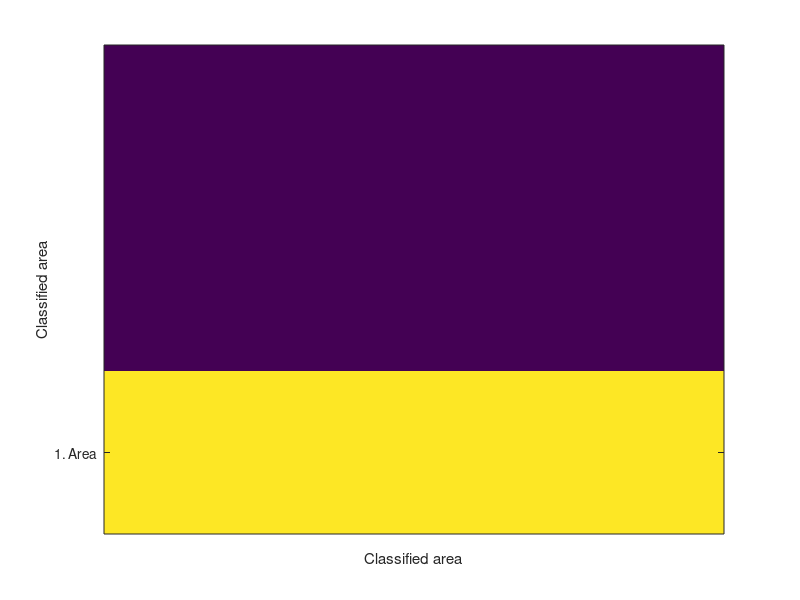

The MATLAB source for this figure: (Note: this script raises an error after producing the figure.)
clear all

pic_size_val1=600;
pic_size_val2=500;

output = 1;
percent = 90;
visu = [0; 0; 0];

if output == 1  
  visu = [100; 0; 0];
  visu = imagesc(visu);
  if percent < 80
  visu.AlphaData = 0.4;
  end
  xlabels = 'O';  %time labels
  ylabel('Classified area');
  xlabel('Classified area');    
 set(gca, 'XTick', -1, 'XTickLabel', xlabels);
 set(gca, 'YTick', 1, 'YTickLabel', '1. Area');

elseif output == 2
  visu = [0; 100; 0];
  visu = imagesc(visu);
  truesize([pic_size_val1 pic_size_val2]);
  if percent < 80
  visu.AlphaData = 0.4;
  end
  xlabels = 'O';  %time labels
  ylabel('Classified area');
  xlabel('Classified area');    
 set(gca, 'XTick', -1, 'XTickLabel', xlabels);
 set(gca, 'YTick', 2, 'YTickLabel', '2. Area');
elseif output == 3 
  visu = [0; 0; 100];
  visu = imagesc(visu);
  truesize([pic_size_val1 pic_size_val2]);
  if percent < 80
  visu.AlphaData = 0.4;
  end
  xlabels = 'O';  %time labels
  ylabel('Classified area');
  xlabel('Classified area');    
 set(gca, 'XTick', -1, 'XTickLabel', xlabels);
 set(gca, 'YTick', 3, 'YTickLabel', '3. Area');
else
  visu = [0; 0; 0];
  visu = imagesc(visu);
  truesize([pic_size_val1 pic_size_val2]);
  xlabels = 'O';  %time labels
  ylabel('Classified area');
  xlabel('Classified area');    
 set(gca, 'XTick', -1, 'XTickLabel', xlabels);
 set(gca, 'YTick', 3, 'YTickLabel', '1. Area');
end


%%
A=randn(100,200);  
 visu = [0; 0; 100];
 imagesc(visu)
  xlabels = 'O';  %time labels
  ylabel('Classified area');
  xlabel('Classified area');    
 set(gca, 'XTick', -1, 'XTickLabel', xlabels);
 set(gca, 'YTick', 3, 'YTickLabel', '1. Area');
%% Bar graph
X = categorical({'1. Area','2. Area','3. Area'});
X = reordercats(X,{'1. Area','2. Area','3. Area'});
Y = [0 0 0];

if output == 1
    visu = [100; 0; 0];
elseif output == 2
    visu = [0, 100, 0];
elseif output == 3 
    visu = [0; 0; 100];
else
    visu = [0; 0; 0];
end

Y = [10 21 33];
bar(X,Y)

%% Sample

data = [100; 0; 0];
figure; hAxes = gca;
imagesc( hAxes, data );
colormap( hAxes , [1 1 1; 1 0 0; 0 1 0] )
